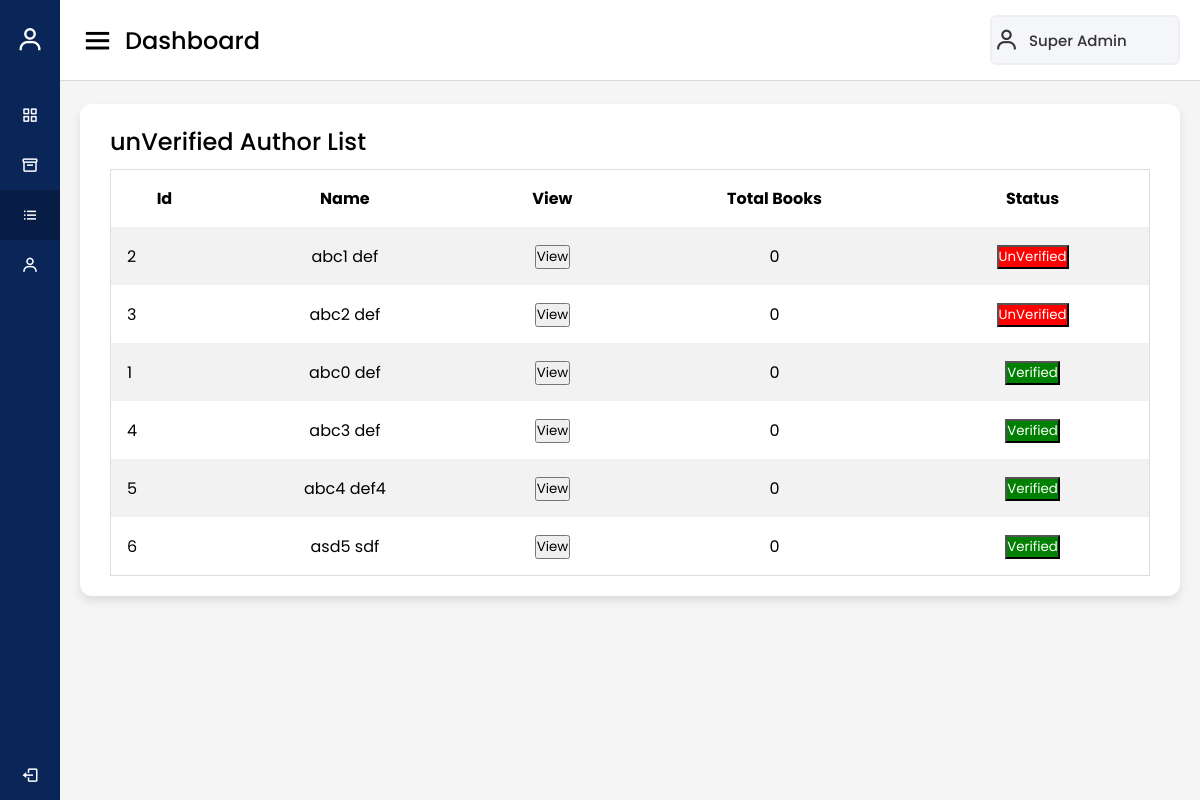
Screenshot of /Admin/author.php (signed in) with the database file from the repository.
### tables this page shows
CREATE TABLE `admin_data` (
  `admin_id` int(11) NOT NULL,
  `admin_first_name` varchar(20) NOT NULL,
  `admin_last_name` varchar(20) NOT NULL,
  `admin_email` varchar(100) NOT NULL,
  `admin_password` varchar(20) NOT NULL
);

CREATE TABLE `author_data` (
  `author_id` int(11) NOT NULL,
  `author_first_name` varchar(20) NOT NULL,
  `author_last_name` varchar(20) NOT NULL,
  `author_email` varchar(100) NOT NULL,
  `author_phone_no` bigint(11) NOT NULL,
  `author_password` varchar(20) NOT NULL,
  `author_gender` varchar(10) NOT NULL,
  `author_city` varchar(20) NOT NULL,
  `author_state` varchar(20) NOT NULL,
  `author_pincode` int(11) NOT NULL,
  `author_photo` text NOT NULL,
  `author_verified` int(1) NOT NULL
);

### Admin/author.php (the view, shortened to what this page needs)
<!DOCTYPE html>
<html lang="en" dir="ltr">
<head>
  <link rel="stylesheet" href="./style.css">
  <link href='https://unpkg.com/boxicons@2.0.7/css/boxicons.min.css' rel='stylesheet'>
</head>
<?php
include "../database/connect.php";
$id = $_SESSION['ad_id'];
$que1 = mysqli_query($con, "SELECT * FROM admin_data WHERE admin_id=$id");
$arr1 = mysqli_fetch_array($que1);
$que2 = mysqli_query($con, "SELECT * FROM author_data order by author_verified");
?>
<body>
  <div class="sidebar">
    <div class="logo-details">
      <i class='bx bx-user bx-flashing'></i>
      <span class="logo_name">Admin Pannel</span>
    </div>
    <ul class="nav-links">
      <li>
        <a href="./index.php">
          <i class='bx bx-grid-alt'></i>
          <span class="links_name">Dashboard</span>
        </a>
      </li>
      <li>
        <a href="./book_review.php">
          <i class='bx bx-box'></i>
          <span class="links_name">Book</span>
        </a>
      </li>
      <li>
        <a href="./author.php" class="active">
          <i class='bx bx-list-ul'></i>
          <span class="links_name">Author list</span>
        </a>
      </li>
      <li>
        <a href="./profile.php">
          <i class='bx bx-user'></i>
          <span class="links_name">Profile</span>
        </a>
      </li>
      <li class="log_out">
        <a href="../logout.php">
          <i class='bx bx-log-out'></i>
          <span class="links_name">Log out</span>
        </a>
      </li>
    </ul>
  </div>
  <section class="home-section">
    <nav>
      <div class="sidebar-button">
        <i class='bx bx-menu sidebarBtn'></i>
        <span class="dashboard">Dashboard</span>
      </div>
      <div class="profile-details">
        <i class='bx bx-user'></i>
        <a href="./profile.php"><span class="admin_name"><?php echo $arr1['admin_first_name'], " ", $arr1['admin_last_name'];  ?></span></a>
      </div>
    </nav>
    <div class="home-content">
      <div class="sales-boxes">
        <div class="recent-sales box">
          <div class="title">unVerified Author List</div>
          <div class="sales-details">
            <table>
              <tr>
                <th style="text-align: center;">Id</th>
                <th style="text-align: center;">Name</th>
                <th style="text-align: center;">View</th>
                <th style="text-align: center;">Total Books</th>
                <th style="text-align: center;">Status</th>
              </tr>
              <?php
              while ($arr2 = mysqli_fetch_array($que2)) {
              ?>
                <tr>
                  <td><?php echo $arr2['author_id']; ?></td>
                  <td><?php echo $arr2['author_first_name'], " ", $arr2['author_last_name']; ?></td>
                  <td><a href="./author_view.php?id=<?php echo $arr2['author_id']; ?>"><button>View</button></a></td>
                  <?php
                  if ($arr2['author_verified'] == 0) {
                  ?>
                    <td>0</td>
                    <td><a href="./author_verified.php?status=1&id=<?php echo $arr2['author_id']; ?>"><button class="author-unverified-button">UnVerified</button></a></td>
                  <?php
                  } else {
                    $tmpid = $arr2['author_id'];
                    $tmpq = mysqli_query($con, "SELECT * FROM ebook_data WHERE author_id=$tmpid");
                    $tmparr = mysqli_num_rows($tmpq);
                  ?>
                    <td><?php echo $tmparr; ?></td>
                    <td><a href="./author_verified.php?status=0&id=<?php echo $arr2['author_id']; ?>"><button class="author-verified-button">Verified</button></a></td>
                  <?php
                  }
                  ?>
                </tr>
              <?php
              }
              ?>
            </table>
          </div>
        </div>
      </div>
    </div>
  </section>
</body>
</html>

### Admin/style.css (style rules this page uses)
* { margin: 0; padding: 0; box-sizing: border-box; font-family: 'Poppins', sans-serif; text-decoration: none; }
.sidebar { position: fixed; height: 100%; width: 240px; background: #0A2558; transition: all 0.5s ease; }
.sidebar .logo-details { height: 80px; display: flex; align-items: center; }
.sidebar .logo-details i { font-size: 28px; font-weight: 500; color: #fff; min-width: 60px; text-align: center }
.sidebar .logo-details .logo_name { color: #fff; font-size: 24px; font-weight: 500; }
.sidebar .nav-links { margin-top: 10px; }
.sidebar .nav-links li { position: relative; list-style: none; height: 50px; }
.sidebar .nav-links li a { height: 100%; width: 100%; display: flex; align-items: center; text-decoration: none; transition: all 0.4s ease; }
.sidebar .nav-links li a.active { background: #081D45; }
.sidebar .nav-links li i { min-width: 60px; text-align: center; font-size: 18px; color: #fff; }
.sidebar .nav-links li a .links_name { color: #fff; font-size: 15px; font-weight: 400; white-space: nowrap; }
.sidebar .nav-links .log_out { position: absolute; bottom: 0; width: 100%; }
.home-section { position: relative; background: #f5f5f5; min-height: 100vh; width: calc(100% - 240px); left: 240px; transition: all 0.5s ease; }
.home-section nav { display: flex; justify-content: space-between; height: 80px; background: #fff; display: flex; align-items: center; position: fixed; width: calc(100% - 240px); left: 240px; z-index: 100; padding: 0 20px; box-shadow: 0 1px 1px rgba(0, 0, 0, 0.1); transition: all 0.5s ease; }
.home-section nav .sidebar-button { display: flex; align-items: center; font-size: 24px; font-weight: 500; }
nav .sidebar-button i { font-size: 35px; margin-right: 10px; }
.home-section nav .profile-details { display: flex; align-items: center; background: #F5F6FA; border: 2px solid #EFEEF1; border-radius: 6px; height: 50px; min-width: 190px; padding: 0 15px 0 2px; }
nav .profile-details .admin_name { font-size: 15px; font-weight: 500; color: #333; margin: 0 10px; white-space: nowrap; }
nav .profile-details i { font-size: 25px; color: #333; }
.home-section .home-content { position: relative; padding-top: 104px; }
.home-content .sales-boxes { display: flex; justify-content: space-between; }
.home-content .sales-boxes .recent-sales { width: 100%; background: #fff; padding: 20px 30px; margin: 0 20px; border-radius: 12px; box-shadow: 0 5px 10px rgba(0, 0, 0, 0.1); }
.home-content .sales-boxes .sales-details { display: flex; align-items: center; justify-content: space-between; }
.sales-boxes .box .title { font-size: 24px; font-weight: 500; margin-bottom: 10px; }
table { border-collapse: collapse; border-spacing: 0; width: 100%; border: 1px solid #ddd; }
th, td { text-align: center; padding: 16px; }
th:first-child, td:first-child { text-align: left; }
tr:nth-child(even) { background-color: #f2f2f2 }
.author-unverified-button { background-color: red; color: white; }
.author-verified-button { background-color: green; color: white; }
a { text-decoration: none; }
@media (max-width: 1240px) { .sidebar { width: 60px; } }
@media (max-width: 1240px) { .home-section { width: calc(100% - 60px); left: 60px; } }
@media (max-width: 1240px) { .home-section nav { width: calc(100% - 60px); left: 60px; } }

### rows the page displays
admin_data: admin_first_name "Super", admin_last_name "Admin"
author_data: author_id "2", author_first_name "abc1", author_last_name "def"
author_data: author_id "3", author_first_name "abc2", author_last_name "def"
author_data: author_id "1", author_first_name "abc0", author_last_name "def", tmparr "0"
author_data: author_id "4", author_first_name "abc3", author_last_name "def", tmparr "0"
author_data: author_id "5", author_first_name "abc4", author_last_name "def4", tmparr "0"
author_data: author_id "6", author_first_name "asd5", author_last_name "sdf", tmparr "0"
